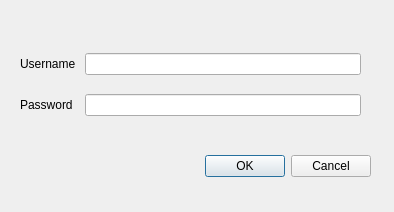
<?xml version="1.0" encoding="UTF-8"?>
<ui version="4.0">
 <class>loginDialog</class>
 <widget class="QDialog" name="loginDialog">
  <property name="geometry">
   <rect>
    <x>0</x>
    <y>0</y>
    <width>394</width>
    <height>212</height>
   </rect>
  </property>
  <property name="windowTitle">
   <string>Login</string>
  </property>
  <widget class="QDialogButtonBox" name="buttonBox">
   <property name="geometry">
    <rect>
     <x>30</x>
     <y>150</y>
     <width>341</width>
     <height>32</height>
    </rect>
   </property>
   <property name="orientation">
    <enum>Qt::Horizontal</enum>
   </property>
   <property name="standardButtons">
    <set>QDialogButtonBox::Cancel|QDialogButtonBox::Ok</set>
   </property>
  </widget>
  <widget class="QWidget" name="">
   <property name="geometry">
    <rect>
     <x>20</x>
     <y>40</y>
     <width>341</width>
     <height>91</height>
    </rect>
   </property>
   <layout class="QGridLayout" name="gridLayout">
    <item row="0" column="1">
     <widget class="QLineEdit" name="usernameBox">
      <property name="layoutDirection">
       <enum>Qt::RightToLeft</enum>
      </property>
     </widget>
    </item>
    <item row="1" column="0">
     <widget class="QLabel" name="passwordLabel">
      <property name="layoutDirection">
       <enum>Qt::RightToLeft</enum>
      </property>
      <property name="text">
       <string>Password </string>
      </property>
     </widget>
    </item>
    <item row="1" column="1">
     <widget class="QLineEdit" name="passwordBox">
      <property name="layoutDirection">
       <enum>Qt::RightToLeft</enum>
      </property>
     </widget>
    </item>
    <item row="0" column="0">
     <widget class="QLabel" name="userNameLabel">
      <property name="layoutDirection">
       <enum>Qt::RightToLeft</enum>
      </property>
      <property name="text">
       <string>Username </string>
      </property>
     </widget>
    </item>
   </layout>
  </widget>
 </widget>
 <resources/>
 <connections>
  <connection>
   <sender>buttonBox</sender>
   <signal>accepted()</signal>
   <receiver>loginDialog</receiver>
   <slot>accept()</slot>
   <hints>
    <hint type="sourcelabel">
     <x>248</x>
     <y>254</y>
    </hint>
    <hint type="destinationlabel">
     <x>157</x>
     <y>274</y>
    </hint>
   </hints>
  </connection>
  <connection>
   <sender>buttonBox</sender>
   <signal>rejected()</signal>
   <receiver>loginDialog</receiver>
   <slot>reject()</slot>
   <hints>
    <hint type="sourcelabel">
     <x>316</x>
     <y>260</y>
    </hint>
    <hint type="destinationlabel">
     <x>286</x>
     <y>274</y>
    </hint>
   </hints>
  </connection>
 </connections>
</ui>
